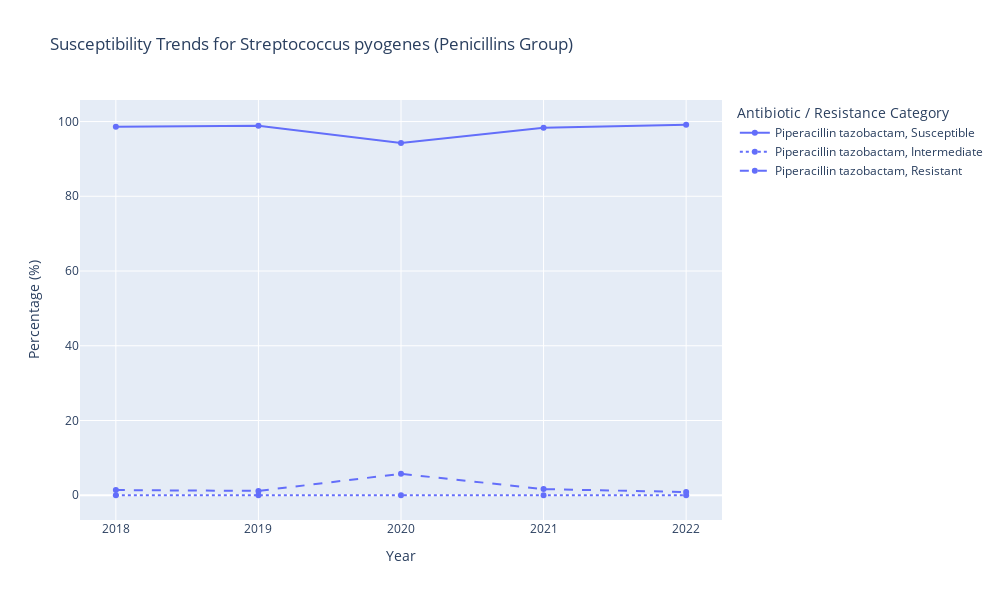
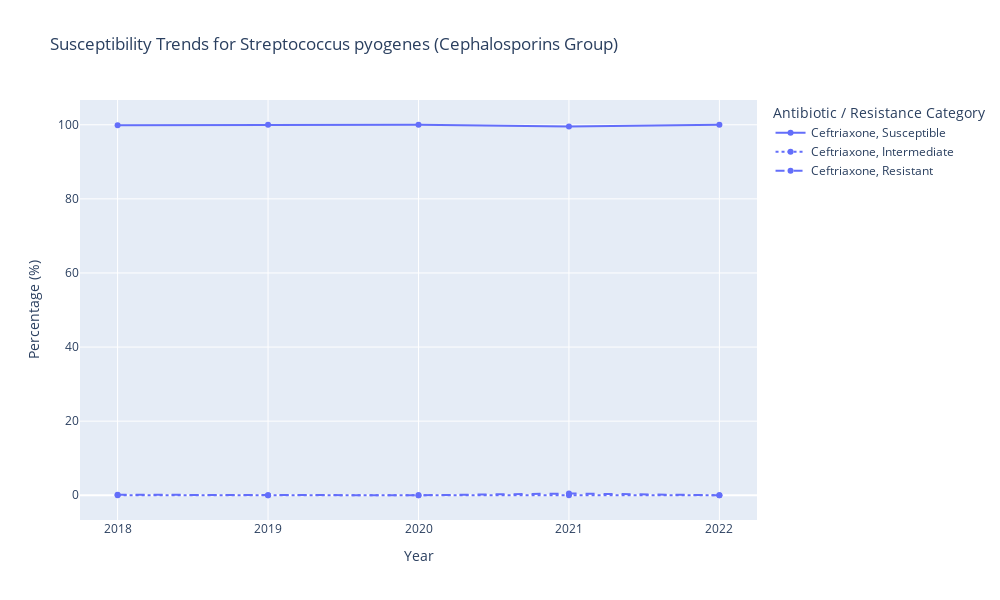
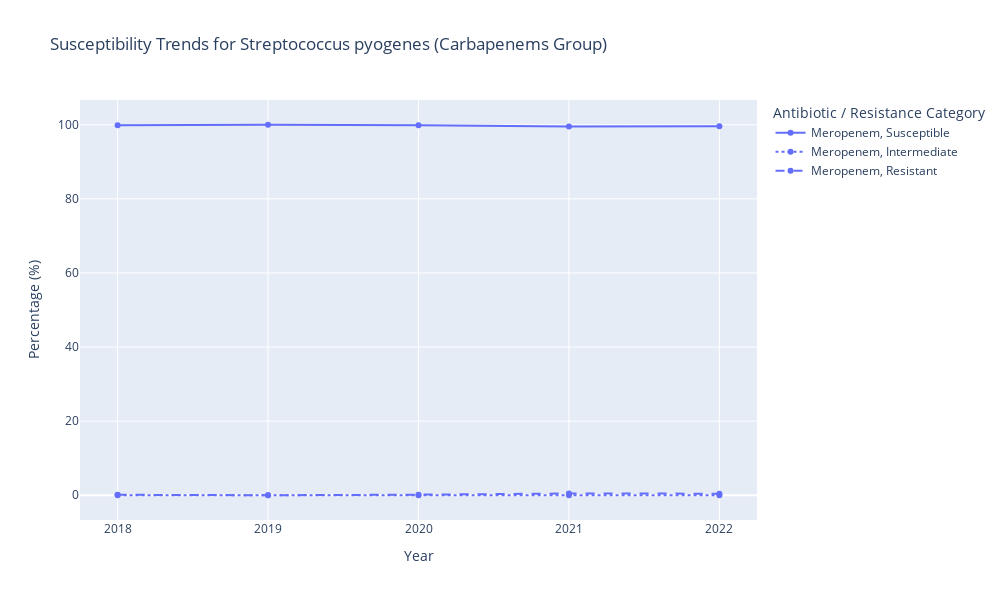
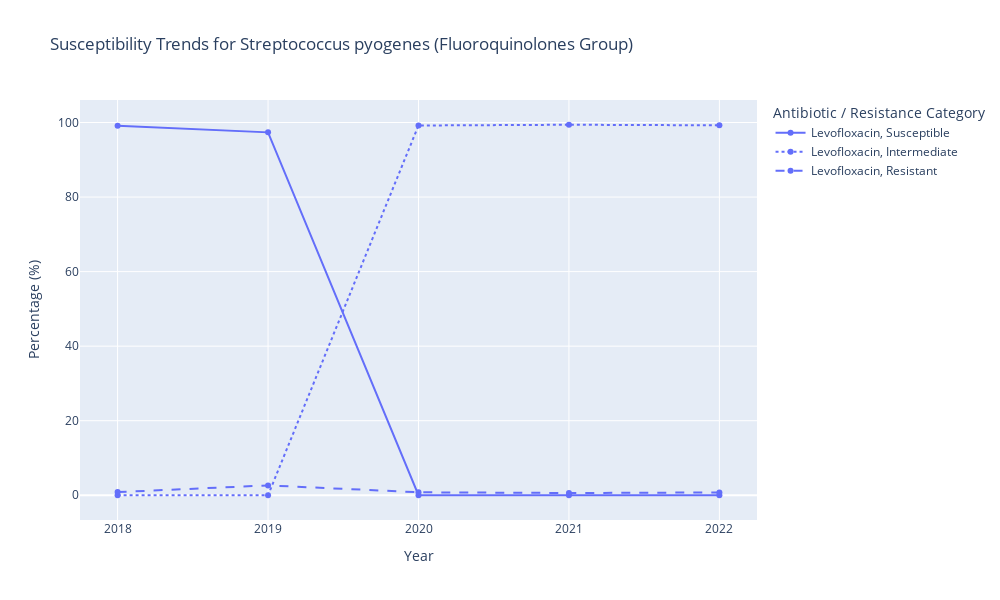

The notebook cell these images were saved under, in order:
### Code cell
# Dictionary grouping antibiotics by their pharmacological classes
antibiotic_groups = {
    'Penicillins': ['Amoxicillin-clavulanate_I', 'Ampicillin_I', 'Piperacillin tazobactam_I'],
    'Cephalosporins': ['Ceftriaxone_I', 'Ceftazidime_I', 'Cefepime_I'],
    'Carbapenems': ['Imipenem_I', 'Meropenem_I'],
    'Fluoroquinolones': ['Ciprofloxacin_I', 'Levofloxacin_I'],
    'Aminoglycosides': ['Amikacin_I', 'Gentamicin_I'],
    'Glycopeptides': ['Vancomycin_I'],
    'Macrolides': ['Azithromycin_I', 'Clarithromycin_I'],
    'Tetracyclines': ['Tigecycline_I'],
    'Oxazolidinones': ['Linezolid_I'],
    'Antifolates': ['Trimethoprim-sulfamethoxazole_I']
}

# Loop through each species
for species, antibiotics_data in streptococcaceae_results.items():
    print(f"Visualizing results for Species: {species}")

    # Loop through each antibiotic group
    for group, antibiotics in antibiotic_groups.items():
        print(f"Visualizing results for Antibiotic Group: {group}")

        # Prepare a combined dataframe for the current group
        combined_df_list = []

        for antibiotic in antibiotics:
            if antibiotic in antibiotics_data:
                # Add the 'Antibiotic' column to identify each antibiotic in the group
                df = antibiotics_data[antibiotic].copy()
                df['Antibiotic'] = antibiotic.replace('_I', '')  # Removing the "_I" suffix for readability
                combined_df_list.append(df)

        # If there is data for this group, combine and plot
        if combined_df_list:
            combined_df = pd.concat(combined_df_list)

            # Plotting trends for each antibiotic in the group
            fig = px.line(
                combined_df,
                x='Year',
                y=['Susceptible', 'Intermediate', 'Resistant'],
                color='Antibiotic',  # Different colors for each antibiotic
                line_dash='variable',  # Different dash patterns for susceptible, intermediate, and resistant
                title=f"Susceptibility Trends for {species} ({group} Group)",
                labels={'value': 'Percentage (%)', 'variable': 'Resistance Category'},
                markers=True
            )

            # Customize the layout
            fig.update_layout(
                xaxis_title="Year",
                yaxis_title="Percentage (%)",
                legend_title="Antibiotic / Resistance Category",
                template="plotly",
                width=1000,  # Adjust the width
                height=600,  # Adjust the height
                xaxis=dict(tickmode='linear', tick0=2018, dtick=1)  # Ensure integer ticks for years
            )

            # Show the plot
            fig.show()

### Figure 1 — Plotly figure (JSON) as saved in the notebook; plotly's stock layout.template omitted (floating-point values rounded to 4 significant figures)
{"data": [{"hovertemplate": "Antibiotic=Piperacillin tazobactam<br>Resistance Category=Susceptible<br>Year=%{x}<br>Percentage (%)=%{y}<extra></extra>", "legendgroup": "Piperacillin tazobactam, Susceptible", "line": {"color": "#636efa", "dash": "solid"}, "marker": {"symbol": "circle"}, "mode": "markers+lines", "name": "Piperacillin tazobactam, Susceptible", "orientation": "v", "showlegend": true, "type": "scatter", "x": [2018, 2019, 2020, 2021, 2022], "xaxis": "x", "y": [98.61, 98.84, 94.26, 98.35, 99.14], "yaxis": "y"}, {"hovertemplate": "Antibiotic=Piperacillin tazobactam<br>Resistance Category=Intermediate<br>Year=%{x}<br>Percentage (%)=%{y}<extra></extra>", "legendgroup": "Piperacillin tazobactam, Intermediate", "line": {"color": "#636efa", "dash": "dot"}, "marker": {"symbol": "circle"}, "mode": "markers+lines", "name": "Piperacillin tazobactam, Intermediate", "orientation": "v", "showlegend": true, "type": "scatter", "x": [2018, 2019, 2020, 2021, 2022], "xaxis": "x", "y": [0, 0, 0, 0, 0], "yaxis": "y"}, {"hovertemplate": "Antibiotic=Piperacillin tazobactam<br>Resistance Category=Resistant<br>Year=%{x}<br>Percentage (%)=%{y}<extra></extra>", "legendgroup": "Piperacillin tazobactam, Resistant", "line": {"color": "#636efa", "dash": "dash"}, "marker": {"symbol": "circle"}, "mode": "markers+lines", "name": "Piperacillin tazobactam, Resistant", "orientation": "v", "showlegend": true, "type": "scatter", "x": [2018, 2019, 2020, 2021, 2022], "xaxis": "x", "y": [1.39, 1.16, 5.74, 1.65, 0.86], "yaxis": "y"}], "layout": {"height": 600, "legend": {"title": {"text": "Antibiotic / Resistance Category"}, "tracegroupgap": 0}, "title": {"text": "Susceptibility Trends for Streptococcus pyogenes (Penicillins Group)"}, "width": 1000, "xaxis": {"anchor": "y", "domain": [0, 1], "dtick": 1, "tick0": 2018, "tickmode": "linear", "title": {"text": "Year"}}, "yaxis": {"anchor": "x", "domain": [0, 1], "title": {"text": "Percentage (%)"}}}}

### Figure 2 — Plotly figure (JSON) as saved in the notebook; plotly's stock layout.template omitted (floating-point values rounded to 4 significant figures)
{"data": [{"hovertemplate": "Antibiotic=Ceftriaxone<br>Resistance Category=Susceptible<br>Year=%{x}<br>Percentage (%)=%{y}<extra></extra>", "legendgroup": "Ceftriaxone, Susceptible", "line": {"color": "#636efa", "dash": "solid"}, "marker": {"symbol": "circle"}, "mode": "markers+lines", "name": "Ceftriaxone, Susceptible", "orientation": "v", "showlegend": true, "type": "scatter", "x": [2018, 2019, 2020, 2021, 2022], "xaxis": "x", "y": [99.87, 100, 100, 99.53, 100], "yaxis": "y"}, {"hovertemplate": "Antibiotic=Ceftriaxone<br>Resistance Category=Intermediate<br>Year=%{x}<br>Percentage (%)=%{y}<extra></extra>", "legendgroup": "Ceftriaxone, Intermediate", "line": {"color": "#636efa", "dash": "dot"}, "marker": {"symbol": "circle"}, "mode": "markers+lines", "name": "Ceftriaxone, Intermediate", "orientation": "v", "showlegend": true, "type": "scatter", "x": [2018, 2019, 2020, 2021, 2022], "xaxis": "x", "y": [0, 0, 0, 0, 0], "yaxis": "y"}, {"hovertemplate": "Antibiotic=Ceftriaxone<br>Resistance Category=Resistant<br>Year=%{x}<br>Percentage (%)=%{y}<extra></extra>", "legendgroup": "Ceftriaxone, Resistant", "line": {"color": "#636efa", "dash": "dash"}, "marker": {"symbol": "circle"}, "mode": "markers+lines", "name": "Ceftriaxone, Resistant", "orientation": "v", "showlegend": true, "type": "scatter", "x": [2018, 2019, 2020, 2021, 2022], "xaxis": "x", "y": [0.13, 0, 0, 0.47, 0], "yaxis": "y"}], "layout": {"height": 600, "legend": {"title": {"text": "Antibiotic / Resistance Category"}, "tracegroupgap": 0}, "title": {"text": "Susceptibility Trends for Streptococcus pyogenes (Cephalosporins Group)"}, "width": 1000, "xaxis": {"anchor": "y", "domain": [0, 1], "dtick": 1, "tick0": 2018, "tickmode": "linear", "title": {"text": "Year"}}, "yaxis": {"anchor": "x", "domain": [0, 1], "title": {"text": "Percentage (%)"}}}}

### Figure 3 — Plotly figure (JSON) as saved in the notebook; plotly's stock layout.template omitted (floating-point values rounded to 4 significant figures)
{"data": [{"hovertemplate": "Antibiotic=Meropenem<br>Resistance Category=Susceptible<br>Year=%{x}<br>Percentage (%)=%{y}<extra></extra>", "legendgroup": "Meropenem, Susceptible", "line": {"color": "#636efa", "dash": "solid"}, "marker": {"symbol": "circle"}, "mode": "markers+lines", "name": "Meropenem, Susceptible", "orientation": "v", "showlegend": true, "type": "scatter", "x": [2018, 2019, 2020, 2021, 2022], "xaxis": "x", "y": [99.87, 100, 99.84, 99.53, 99.57], "yaxis": "y"}, {"hovertemplate": "Antibiotic=Meropenem<br>Resistance Category=Intermediate<br>Year=%{x}<br>Percentage (%)=%{y}<extra></extra>", "legendgroup": "Meropenem, Intermediate", "line": {"color": "#636efa", "dash": "dot"}, "marker": {"symbol": "circle"}, "mode": "markers+lines", "name": "Meropenem, Intermediate", "orientation": "v", "showlegend": true, "type": "scatter", "x": [2018, 2019, 2020, 2021, 2022], "xaxis": "x", "y": [0, 0, 0, 0, 0], "yaxis": "y"}, {"hovertemplate": "Antibiotic=Meropenem<br>Resistance Category=Resistant<br>Year=%{x}<br>Percentage (%)=%{y}<extra></extra>", "legendgroup": "Meropenem, Resistant", "line": {"color": "#636efa", "dash": "dash"}, "marker": {"symbol": "circle"}, "mode": "markers+lines", "name": "Meropenem, Resistant", "orientation": "v", "showlegend": true, "type": "scatter", "x": [2018, 2019, 2020, 2021, 2022], "xaxis": "x", "y": [0.13, 0, 0.16, 0.47, 0.43], "yaxis": "y"}], "layout": {"height": 600, "legend": {"title": {"text": "Antibiotic / Resistance Category"}, "tracegroupgap": 0}, "title": {"text": "Susceptibility Trends for Streptococcus pyogenes (Carbapenems Group)"}, "width": 1000, "xaxis": {"anchor": "y", "domain": [0, 1], "dtick": 1, "tick0": 2018, "tickmode": "linear", "title": {"text": "Year"}}, "yaxis": {"anchor": "x", "domain": [0, 1], "title": {"text": "Percentage (%)"}}}}

### Figure 4 — Plotly figure (JSON) as saved in the notebook; plotly's stock layout.template omitted (floating-point values rounded to 4 significant figures)
{"data": [{"hovertemplate": "Antibiotic=Levofloxacin<br>Resistance Category=Susceptible<br>Year=%{x}<br>Percentage (%)=%{y}<extra></extra>", "legendgroup": "Levofloxacin, Susceptible", "line": {"color": "#636efa", "dash": "solid"}, "marker": {"symbol": "circle"}, "mode": "markers+lines", "name": "Levofloxacin, Susceptible", "orientation": "v", "showlegend": true, "type": "scatter", "x": [2018, 2019, 2020, 2021, 2022], "xaxis": "x", "y": [99.16, 97.36, 0, 0, 0], "yaxis": "y"}, {"hovertemplate": "Antibiotic=Levofloxacin<br>Resistance Category=Intermediate<br>Year=%{x}<br>Percentage (%)=%{y}<extra></extra>", "legendgroup": "Levofloxacin, Intermediate", "line": {"color": "#636efa", "dash": "dot"}, "marker": {"symbol": "circle"}, "mode": "markers+lines", "name": "Levofloxacin, Intermediate", "orientation": "v", "showlegend": true, "type": "scatter", "x": [2018, 2019, 2020, 2021, 2022], "xaxis": "x", "y": [0, 0, 99.2, 99.4, 99.25], "yaxis": "y"}, {"hovertemplate": "Antibiotic=Levofloxacin<br>Resistance Category=Resistant<br>Year=%{x}<br>Percentage (%)=%{y}<extra></extra>", "legendgroup": "Levofloxacin, Resistant", "line": {"color": "#636efa", "dash": "dash"}, "marker": {"symbol": "circle"}, "mode": "markers+lines", "name": "Levofloxacin, Resistant", "orientation": "v", "showlegend": true, "type": "scatter", "x": [2018, 2019, 2020, 2021, 2022], "xaxis": "x", "y": [0.84, 2.64, 0.8, 0.6, 0.75], "yaxis": "y"}], "layout": {"height": 600, "legend": {"title": {"text": "Antibiotic / Resistance Category"}, "tracegroupgap": 0}, "title": {"text": "Susceptibility Trends for Streptococcus pyogenes (Fluoroquinolones Group)"}, "width": 1000, "xaxis": {"anchor": "y", "domain": [0, 1], "dtick": 1, "tick0": 2018, "tickmode": "linear", "title": {"text": "Year"}}, "yaxis": {"anchor": "x", "domain": [0, 1], "title": {"text": "Percentage (%)"}}}}
